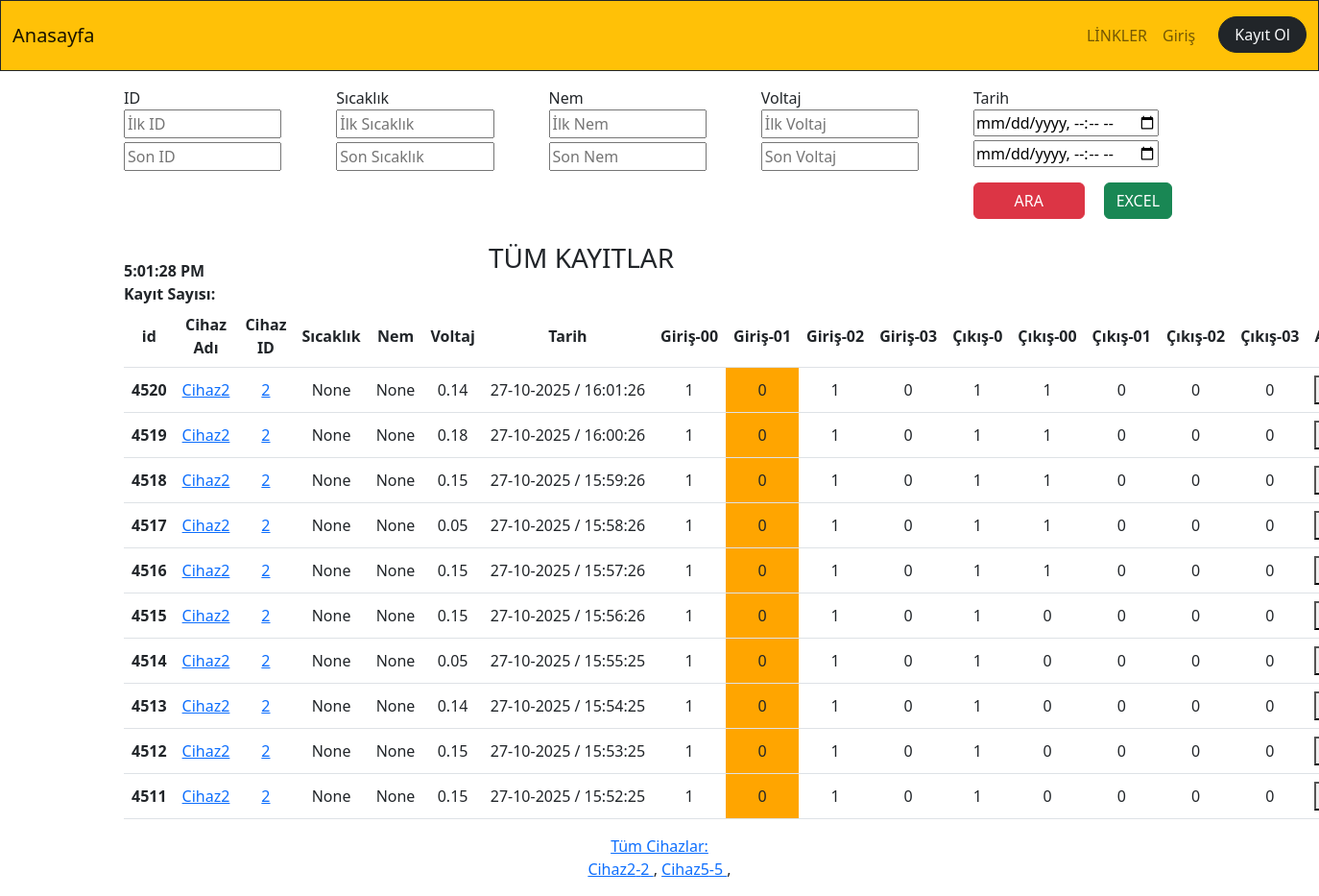
The app's page /app_monitor/ with its own data.
### app_monitor/models.py (models this page shows, shortened)
class Temperature(models.Model):
    id=models.BigAutoField(primary_key=True,db_column='ID')
    temperature=models.FloatField(blank=True,null=True)
    humidity=models.FloatField(blank=True,null=True)
    volcum=models.FloatField(blank=True,null=True)
    date=models.DateTimeField()
    mail=models.BooleanField(default=False)
    additionalText=models.CharField(blank=True,null=True, max_length=50)
    device_id=models.ForeignKey(Device,on_delete=models.CASCADE,null=True, blank=True)
    device_name=models.CharField(blank=True,null=True, max_length=50)
    cikis0=models.CharField(blank=True,null=True, max_length=5)
    cikis00=models.CharField(blank=True,null=True, max_length=5)
    cikis01=models.CharField(blank=True,null=True, max_length=5)
    cikis02=models.CharField(blank=True,null=True, max_length=5)
    cikis03=models.CharField(blank=True,null=True, max_length=5)
    input00=models.CharField(blank=True,null=True, max_length=1)
    input01=models.CharField(blank=True,null=True, max_length=1)
    input02=models.CharField(blank=True,null=True, max_length=1)
    input03=models.CharField(blank=True,null=True, max_length=1)
    tag_id=models.ForeignKey(RFID_Kisi,on_delete=models.CASCADE,null=True,blank=True)
    staff_name=models.CharField(blank=True,null=True, max_length=30)

class Device(models.Model):
    device_id=models.IntegerField(primary_key=True,db_column='ID')
    device_name=models.CharField(blank=True,null=True, max_length=20)
    device_ip=models.CharField(blank=True,null=True, max_length=20)
    device_port=models.IntegerField(blank=True,null=True)
    device_function=models.CharField(blank=True,null=True, max_length=20)
    device_state=models.BooleanField(blank=True,null=True,default=False) #241225
    def __str__(self):
        return(f"{self.device_id}")

### app_monitor/views.py (the view)
# urls.py: path('',dashboard,name="dashboard"),
def dashboard(request):
    print("dashboard girdi....")
    device_query=Device.objects.all().order_by(Lower('device_name'))
    deviceAll = Temperature.objects.order_by('-id')
    paginator = Paginator(deviceAll, 10)  # Show 5 contacts per page.
    device_search_count = deviceAll.count()
    page_number = request.GET.get('page')
    devicePaginator = paginator.get_page(page_number)
    context=dict(
        device_query=device_query,
        devicePaginator=devicePaginator,
    )
    return render(request,"app_monitor/dashboard.html",context)

### app_monitor/templates/app_monitor/dashboard.html (shortened to what this page needs)
{% extends "core/base.html" %}
{% load static %}
{% block content %}
<div class="container">
  <div class="row offset-sm- mt-3">
    <div class="col">
      <form action="/app_monitor/filter_device_all" method="get">
      <label class="col-sm-10" for="">ID</label><br>
      <input class="col-sm-10 mb-1" id="id-kucuk" name="id1" type="number" placeholder="İlk ID" pattern="[*-*-9-9]{4}" title="ID sayı olmalıdır">
      <input class="col-sm-10" id="id-buyuk" name="id2" type="number" placeholder="Son ID">
    </div>
    <div class="col">
      <label class="col-sm-10" for="">Sıcaklık</label><br>
      <input class="col-sm-10 mb-1" id="cihaz-sicaklik-kucuk" name="sicaklik1" type="number" step="0.1" placeholder="İlk Sıcaklık">
      <input class="col-sm-10" id="cihaz-sicaklik-buyuk" name="sicaklik2" type="number" step="0.1" placeholder="Son Sıcaklık">
    </div>
    <div class="col">
      <label class="col-sm-10" for="">Nem</label><br>
      <input class="col-sm-10 mb-1" id="cihaz-nem-kucuk" name="nem1" type="number" step="0.1" placeholder="İlk Nem">
      <input class="col-sm-10" id="cihaz-nem-buyuk" name="nem2" type="number" step="0.1" placeholder="Son Nem">
    </div>
    <div class="col">
      <label class="col-sm-10 " for="">Voltaj</label><br>
      <input class="col-sm-10 mb-1" id="cihaz-voltaj-kucuk" name="voltaj1" step="0.1" type="number" placeholder="İlk Voltaj">
      <input class="col-sm-10" id="cihaz-voltaj-buyuk" name="voltaj2" type="number" step="0.1" placeholder="Son Voltaj">
  </div>
  <div class="col">
      <label class="col-sm-10 " for="">Tarih</label><br>
      <input class="col-sm-10 mb-1" id="tarih-kucuk" name="tarih1" type="datetime-local" placeholder="İlk Tarih">
      <input class="col-sm-10" id="tarih-buyuk" name="tarih2" type="datetime-local" placeholder="Son Tarih">
      <button id="filtre-id" class="btn btn-danger btn-small col-sm-6 mt-3" type="submit" >ARA</button>
    <a  href="/app_monitor/export_to_excel_all"> <button class="btn btn-success ms-3 mt-3">EXCEL</button> </a>
    </div>
  </div>
  <div class="row">
  </div>
  <div class="row">
    <div class="col-sm-4 d-flex align-items-end">
      <b id="saat"> </b>
    </div>
    <div class="col-sm-4 d-flex align-items-end mt-3">
      <h3 class="text-center">TÜM KAYITLAR</h3>
    </div>
  <div class="col-sm-4 d-flex justify-content-end mt-3">
   </div>
  </div>
        <div id="temperature_ajax">
            <b>Kayıt Sayısı: </b>{{kayit_sayisi_total_ajax}} <br>
               <table class="table table-hover">
              <thead>
                 <tr>
                  <th scope="col">id</th>
                  <th scope="col">Cihaz Adı</th>
                  <th scope="col">Cihaz ID</th>
                  <th scope="col">Sıcaklık</th>
                  <th scope="col">Nem</th>
                  <th scope="col">Voltaj</th>
                  <th scope="col">Tarih</th>
                  <th scope="col">Giriş-00</th>
                  <th scope="col">Giriş-01</th>
                  <th scope="col">Giriş-02</th>
                  <th scope="col">Giriş-03</th>
                  <th scope="col">Çıkış-0</th>
                  <th scope="col">Çıkış-00</th>
                  <th scope="col">Çıkış-01</th>
                  <th scope="col">Çıkış-02</th>
                  <th scope="col">Çıkış-03</th>
                  <th scope="col">Açıklama</th>
                 </tr>
               </thead>
             <tbody>
             {% for temp in devicePaginator %}
             <tr>
                 {% if temp.temperature >= 45 %}
               <th scope="row" style="background-color:#FF0000">{{temp.id}}</th>
               <td style="background-color:#FF0000">{{temp.temperature}}</td>
                <td style="background-color:#FF0000"> {{temp.date|date:'Y-m-d H:i:s'}}</td>
                     {% if temp.mailSend == False %}
                     <td style="background-color:#FF0000"> {{temp.mailSend}}</td>
                     {% else %}
                     <td style="background-color:#0000FF"> {{temp.mailSend}}</td>
                     {% endif %}
                 {% else %}
               <th scope="row" >{{temp.id}}</th>
               <td> <a target="_blank" href="/app_monitor/cihazlar/cihaz_adi={{temp.device_name}}" >{{temp.device_name}}</a> </td>
               <td> <a target="_blank" href="/app_monitor/cihazlar/cihaz_id={{temp.device_id}}" >{{temp.device_id}}</a> </td>
               <td >{{temp.temperature}}</td>
               <td >{{temp.humidity}}</td>
               <td >{{temp.volcum}}</td>
               <td > {{temp.date|date:'d-m-Y / H:i:s'}}</td>
                {% if temp.input00 == "0" %} <td class="m-3" style="background-color:orange;margin:10px">{{temp.input00}}</td> {% else %} <td >{{temp.input00}}</td> {% endif %}
                {% if temp.input01 == "0" %} <td class="" style="text-align:center;vertical-align:middle;background-color:orange;">{{temp.input01}}</td> {% else %} <td >{{temp.input01}}</td> {% endif %}
                <td style="">{{temp.input02}}</td>
                <td >{{temp.input03}}</td>
                <td >{{temp.cikis0}}</td>
                <td >{{temp.cikis00}}</td>
                <td >{{temp.cikis01}}</td>
                <td >{{temp.cikis02}}</td>
                <td >{{temp.cikis03}}</td>
               <td style="display: flex;text-align:start;vertical-align:middle">
                <button type="button" data-bs-toggle="modal" data-bs-target="#modal{{temp.id}}" data-bs-toggle="modal">...</button>
              </td>
               {% endif %}
             </tr>
           {% endfor %}
             </tbody>
            </table>
            </div>
            <div class="row">
              <div class="col-sm-12 text-center mb-3">
              <a href="/app_monitor/cihazlar_tum" target="_blank">Tüm Cihazlar:</a>
              <br>
              {% for device in device_query %}
              <a href="/app_monitor/cihazlar/{{device.device_name.capitalize}}/port={{device.device_port}}/devid={{device.pk}} " target="_blank">{{device.device_name}}-{{device.device_id}} </a> ,
              {% endfor %}
              <br>
              </div>
              </div>
        </div>
{% endblock content %}

### records on screen
Temperature: id "4520", device_name "Cihaz2", device_id "2", temperature "None", humidity "None", volcum "0.14", date "27-10-2025 / 16:01:26", input00 "1", input01 "0", input02 "1", input03 "0", cikis0 "1", cikis00 "1", cikis01 "0", cikis02 "0", cikis03 "0"
Temperature: id "4519", device_name "Cihaz2", device_id "2", temperature "None", humidity "None", volcum "0.18", date "27-10-2025 / 16:00:26", input00 "1", input01 "0", input02 "1", input03 "0", cikis0 "1", cikis00 "1", cikis01 "0", cikis02 "0", cikis03 "0"
Temperature: id "4518", device_name "Cihaz2", device_id "2", temperature "None", humidity "None", volcum "0.15", date "27-10-2025 / 15:59:26", input00 "1", input01 "0", input02 "1", input03 "0", cikis0 "1", cikis00 "1", cikis01 "0", cikis02 "0", cikis03 "0"
Temperature: id "4517", device_name "Cihaz2", device_id "2", temperature "None", humidity "None", volcum "0.05", date "27-10-2025 / 15:58:26", input00 "1", input01 "0", input02 "1", input03 "0", cikis0 "1", cikis00 "1", cikis01 "0", cikis02 "0", cikis03 "0"
Temperature: id "4516", device_name "Cihaz2", device_id "2", temperature "None", humidity "None", volcum "0.15", date "27-10-2025 / 15:57:26", input00 "1", input01 "0", input02 "1", input03 "0", cikis0 "1", cikis00 "1", cikis01 "0", cikis02 "0", cikis03 "0"
Temperature: id "4515", device_name "Cihaz2", device_id "2", temperature "None", humidity "None", volcum "0.15", date "27-10-2025 / 15:56:26", input00 "1", input01 "0", input02 "1", input03 "0", cikis0 "1", cikis00 "0", cikis01 "0", cikis02 "0", cikis03 "0"
Temperature: id "4514", device_name "Cihaz2", device_id "2", temperature "None", humidity "None", volcum "0.05", date "27-10-2025 / 15:55:25", input00 "1", input01 "0", input02 "1", input03 "0", cikis0 "1", cikis00 "0", cikis01 "0", cikis02 "0", cikis03 "0"
Temperature: id "4513", device_name "Cihaz2", device_id "2", temperature "None", humidity "None", volcum "0.14", date "27-10-2025 / 15:54:25", input00 "1", input01 "0", input02 "1", input03 "0", cikis0 "1", cikis00 "0", cikis01 "0", cikis02 "0", cikis03 "0"
Temperature: id "4512", device_name "Cihaz2", device_id "2", temperature "None", humidity "None", volcum "0.15", date "27-10-2025 / 15:53:25", input00 "1", input01 "0", input02 "1", input03 "0", cikis0 "1", cikis00 "0", cikis01 "0", cikis02 "0", cikis03 "0"
Temperature: id "4511", device_name "Cihaz2", device_id "2", temperature "None", humidity "None", volcum "0.15", date "27-10-2025 / 15:52:25", input00 "1", input01 "0", input02 "1", input03 "0", cikis0 "1", cikis00 "0", cikis01 "0", cikis02 "0", cikis03 "0"
Device: device_name "Cihaz2", device_id "2"
Device: device_name "Cihaz5", device_id "5"
